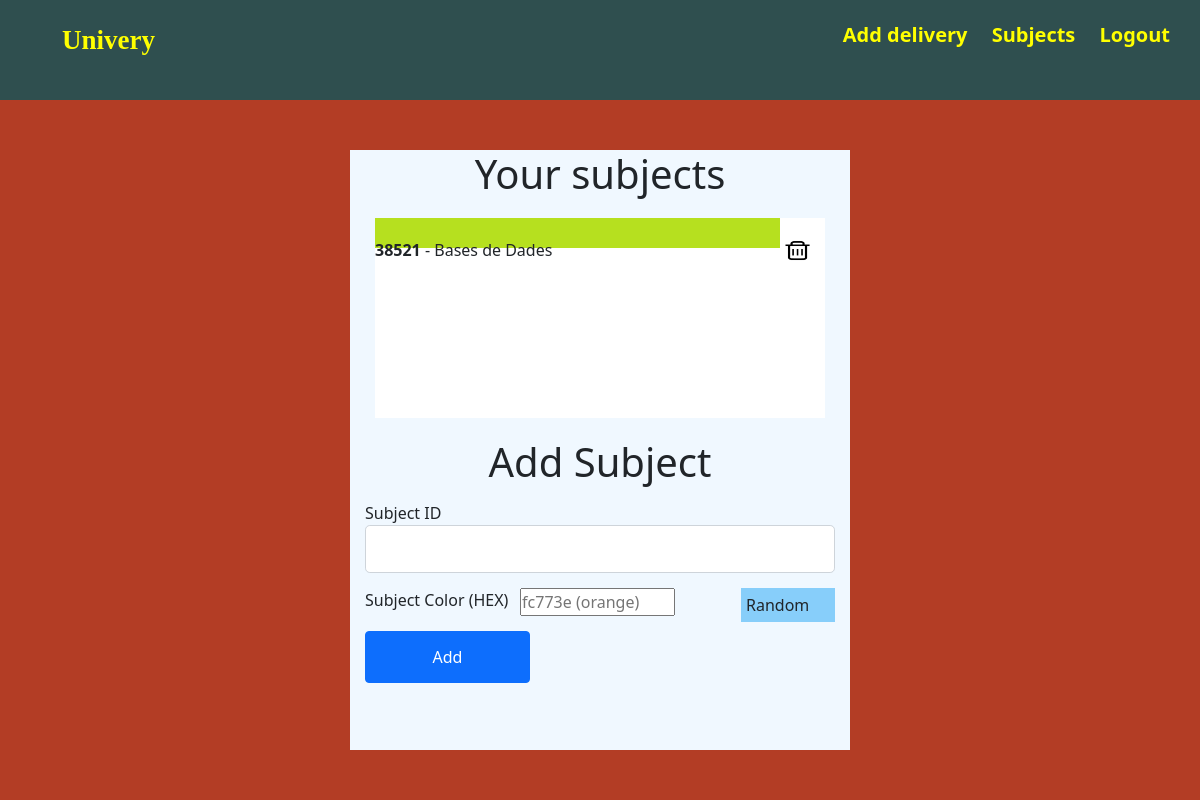
Before: /subjects (signed in) with the older database file.
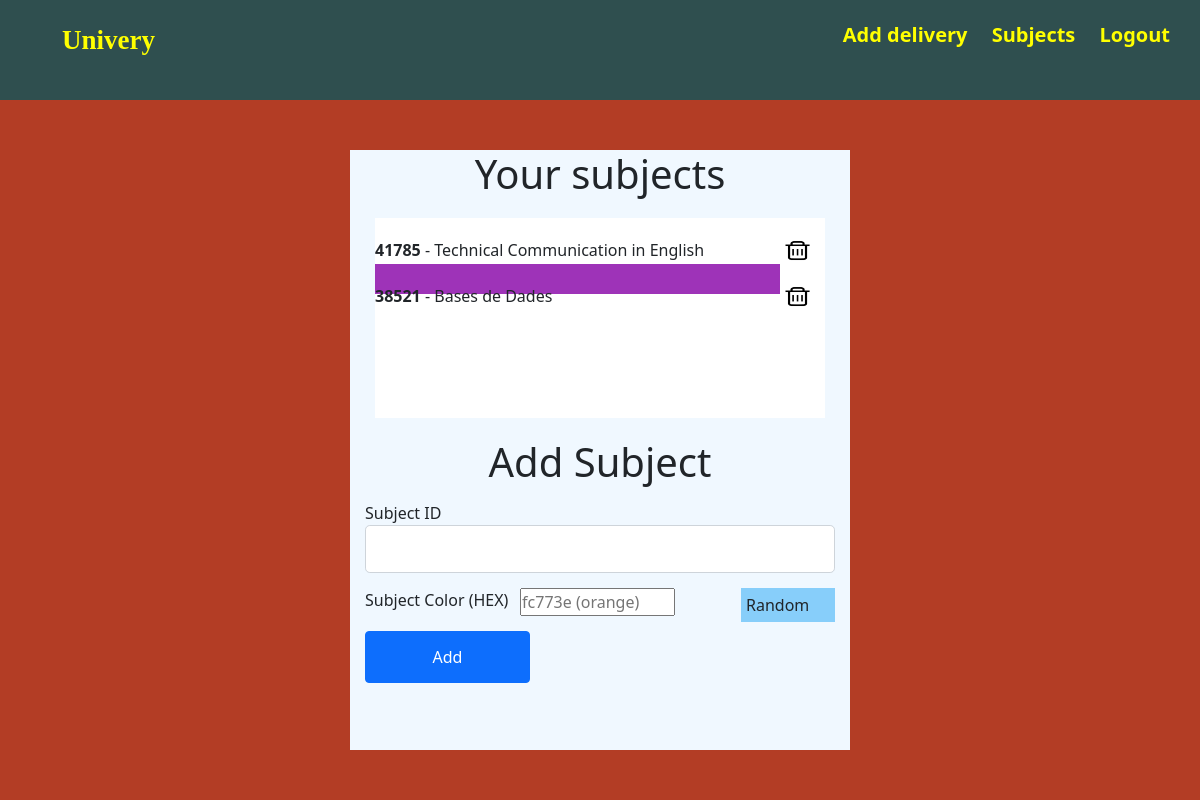
After: the same page with the newer database file.
### app/models.py (models this page shows, shortened)
class Subject(db.Model):
    id = db.Column(db.Integer, primary_key=True)
    identification = db.Column(db.String(15), nullable=False)
    name = db.Column(db.String(50), nullable=False)
    user_id = db.Column(db.Integer, db.ForeignKey('user.id'), nullable=False)
    deliveries = db.relationship('Delivery', backref='subject', lazy=True)
    color = db.Column(db.String(10), nullable=False, default="#ffffff")

### app/subjects/routes.py (the view, shortened to what this page needs)
@subjects.route("/subjects", methods=['GET', 'POST'])
@login_required
def subjects_page():
    form = AddSubjectForm()
    return render_template('subject/add-subject.html', title="Subjects", form=form)

### app/subjects/forms.py
class AddSubjectForm(FlaskForm):
    subject_id = StringField('Subject ID', validators=[
        DataRequired(), Length(max=15)])
    subject_color = StringField('Subject Color (HEX)', validators=[
        DataRequired(), Length(max=10)])
    submit = SubmitField('Add')

### app/models.py (called while the page is built)
@login_manager.user_loader
def load_user(user_id):
    return User.query.get(int(user_id))

### app/templates/subject/add-subject.html (shortened to what this page needs)
{% extends "base.html" %}
{% block content %}
<div class="login-page">
    <div class="login-box">
        <h1 class="head-legend">Your subjects</h1>
        <div class="your-subjects">
            {% for subject in current_user.subjects %}
            <div class="subject-box">
                <div class="subject-name">
                    <p style="background-color: {{subject.color}};"><b>{{subject.identification}}</b> - {{subject.name}}</p>
                </div>
                <div class="subject-action">
                    <a href="{{url_for('subjects.subject_remove', id=subject.id)}}"><img src="/static/web_pics/remove.png" alt="" srcset=""></a>
                </div>
            </div>
            {% endfor %}
        </div>
        <form method="POST" action="">
            <h1 class="head-legend">Add Subject</h1>
            <div class="form-group sm-margin">
                {{ form.subject_id.label(class="form-control-label") }}
                {% if form.subject_id.errors %}
                {{ form.subject_id(class="form-control form-control-lg is-invalid") }}
                <div class="invalid-feedback">
                    {% for error in form.subject_id.errors %}
                    <span>{{ error }}</span>
                    {% endfor %}
                </div>
                {% else %}
                {{ form.subject_id(class="form-control form-control-lg") }}
                {% endif %}
            </div>
            <div class="form-group sm-margin">
                {{ form.subject_color.label(class="form-control-label left-3") }}
                {% if form.subject_color.errors %}
                {{ form.subject_color(id="color-content", placeholder="fc773e (orange)", class="left-3 is-invalid") }}
                <div class="invalid-feedback">
                    {% for error in form.subject_color.errors %}
                    <span>{{ error }}</span>
                    {% endfor %}
                </div>
                {% else %}
                {{ form.subject_color(id="color-content", placeholder="fc773e (orange)", class="left-3") }}
                {% endif %}
                <div onclick="randomColor()" class="left-3 random-btn">Random</div>
            </div>
            <br>
            <div class="btn btn-primary sm-margin left-3">
                {{ form.submit(class="btn login-btn") }}
            </div>
        </form>
    </div>
</div>
{% endblock content %}

### app/templates/base.html (shortened to what this page needs)
<html lang="en">
<head>
    <link rel="stylesheet" type="text/css" href="/static/style.css">
    <link href="https://cdn.jsdelivr.net/npm/bootstrap@5.0.0-beta1/dist/css/bootstrap.min.css" rel="stylesheet">
</head>
<body>
    <header class="secondary-header">
        <div class="mycontainer left">
            <ul>
                <li><a id="logo" class="link" href="{{ url_for('main.home') }}">Univery</a></li>
            </ul>
        </div>
        <div class="mycontainer right">
            <ul>
                {% if current_user.is_authenticated %}
                <li><a class="link" href="{{ url_for('deliveries.add_delivery') }}">Add delivery</a></li>
                <li><a class="link" href="{{ url_for('subjects.subjects_page') }}">Subjects</a></li>
                <li><a class="link" href="{{ url_for('users.logout') }}">Logout</a></li>
                {% else %}
                <li><a class="link" href="{{ url_for('users.login') }}">Login</a></li>
                <li><a class="link" href="{{ url_for('users.register') }}">Register</a></li>
                {% endif %}
            </ul>
        </div>
    </header>
    {% block content %}{% endblock %}
</body>
</html>
</html>

### app/static/style.css (style rules this page uses)
* { margin: 0; padding: 0; box-sizing: border-box; }
.sm-margin { margin: 15px; }
#logo { font-size: 27px; font-family: 'Lucida Sans'; }
.login-box { width: 500px; height: 600px; margin: 0 auto; margin-top: 50px; background-color: aliceblue; }
.login-btn { color: white !important; }
.login-page { margin-top: 100px; width: 100%; height: 100%; left: 0em; top: 0em; position: fixed; background-color: #b33d25; }
.head-legend { text-align: center; margin-top: 20px; }
.secondary-header { height: 100px; width: 100%; background-color: darkslategrey; }
.secondary-header ul { list-style: none; }
.secondary-header ul li { display: inline-block; margin: 0 10px; }
.link { text-decoration: none; color: yellow; font-weight: bold; font-size: 20px; }
.mycontainer { width: fit-content; margin: 20px; }
.right { float: right; }
.left { float: left; }
.your-subjects { background-color: white; width: 90%; margin: 0 auto; overflow-y: scroll; height: 200px; margin-top: 20px; }
.your-subjects p { height: 30px; padding-top: 20px; }
.subject-name { float: left; width: 90%; }
.subject-action { float: left; width: 10%; }
.subject-action img { width: 35px; height: 45px; padding-top: 20px; }
.subject-box { height: fit-content; }
.left-3 { width: 33%; float: left; }
.random-btn { width: 20%; float: right; background-color: lightskyblue; border: none; padding: 5px; margin-left: 40px; }

Changed rows visible on the page:
added Subject: identification "41785", name "Technical Communication in English"
